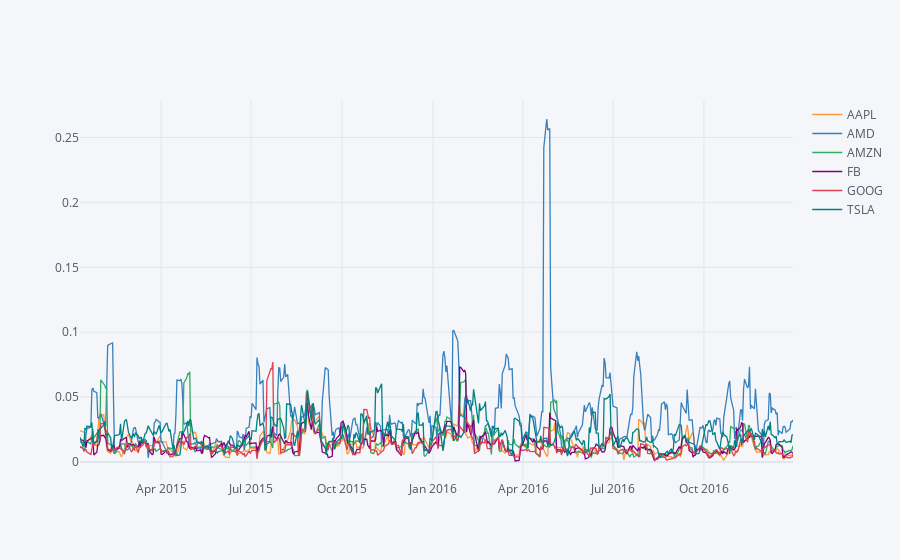

Notebook source saved alongside this figure:
### Code cell
roll_std.iplot(kind='line')

### Figure 1 — Plotly figure (JSON) as saved in the notebook; plotly's stock layout.template omitted (floating-point values rounded to 4 significant figures; data arrays with more than 128 entries replaced by an {"elided": "..."} marker saying what was removed)
{"data": [{"line": {"color": "rgba(255, 153, 51, 1.0)", "dash": "solid", "shape": "linear", "width": 1.3}, "mode": "lines", "name": "AAPL", "text": "", "type": "scatter", "x": {"elided": "499 str values"}, "y": {"elided": "499 float values"}}, {"line": {"color": "rgba(55, 128, 191, 1.0)", "dash": "solid", "shape": "linear", "width": 1.3}, "mode": "lines", "name": "AMD", "text": "", "type": "scatter", "x": {"elided": "499 str values"}, "y": {"elided": "499 float values"}}, {"line": {"color": "rgba(50, 171, 96, 1.0)", "dash": "solid", "shape": "linear", "width": 1.3}, "mode": "lines", "name": "AMZN", "text": "", "type": "scatter", "x": {"elided": "499 str values"}, "y": {"elided": "499 float values"}}, {"line": {"color": "rgba(128, 0, 128, 1.0)", "dash": "solid", "shape": "linear", "width": 1.3}, "mode": "lines", "name": "FB", "text": "", "type": "scatter", "x": {"elided": "499 str values"}, "y": {"elided": "499 float values"}}, {"line": {"color": "rgba(219, 64, 82, 1.0)", "dash": "solid", "shape": "linear", "width": 1.3}, "mode": "lines", "name": "GOOG", "text": "", "type": "scatter", "x": {"elided": "499 str values"}, "y": {"elided": "499 float values"}}, {"line": {"color": "rgba(0, 128, 128, 1.0)", "dash": "solid", "shape": "linear", "width": 1.3}, "mode": "lines", "name": "TSLA", "text": "", "type": "scatter", "x": {"elided": "499 str values"}, "y": {"elided": "499 float values"}}], "layout": {"autosize": true, "legend": {"bgcolor": "#F5F6F9", "font": {"color": "#4D5663"}}, "paper_bgcolor": "#F5F6F9", "plot_bgcolor": "#F5F6F9", "title": {"font": {"color": "#4D5663"}}, "xaxis": {"autorange": true, "gridcolor": "#E1E5ED", "range": ["2015-01-09", "2016-12-30"], "showgrid": true, "tickfont": {"color": "#4D5663"}, "title": {"font": {"color": "#4D5663"}, "text": ""}, "type": "date", "zerolinecolor": "#E1E5ED"}, "yaxis": {"autorange": true, "gridcolor": "#E1E5ED", "range": [-0.01385, 0.2789], "showgrid": true, "tickfont": {"color": "#4D5663"}, "title": {"font": {"color": "#4D5663"}, "text": ""}, "type": "linear", "zerolinecolor": "#E1E5ED"}}}
